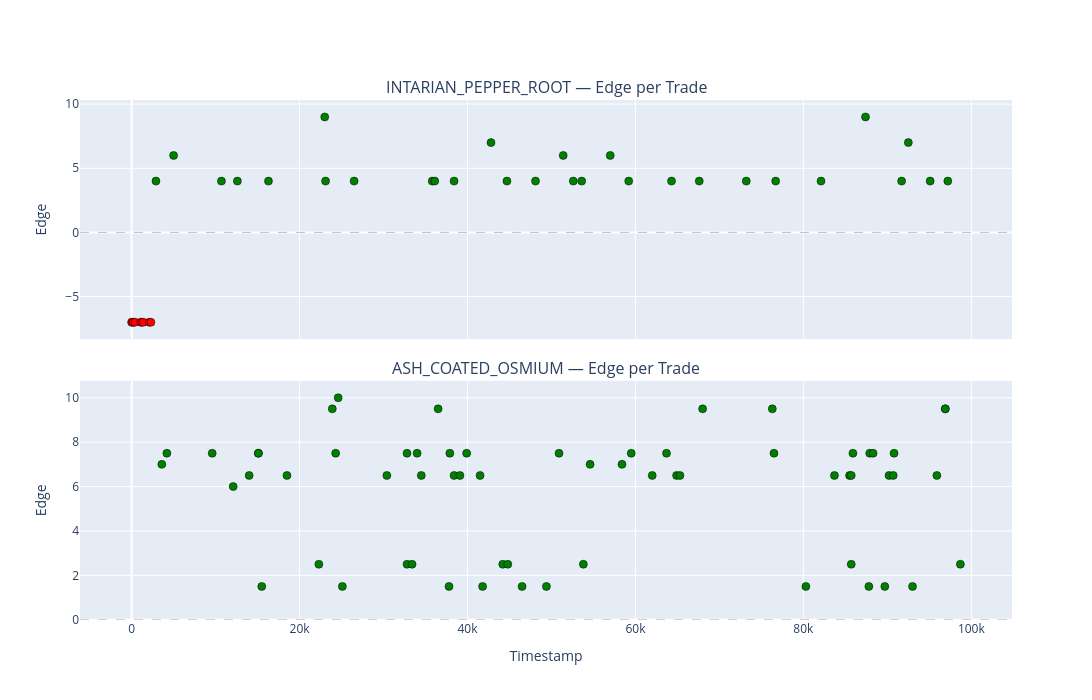

Notebook cell for this chart:
### Markdown cell above
### 5b — Edge 散点时序图

每笔成交的 edge 随时间变化，观察是否有时段 edge 恶化。

### Code cell
fig = make_subplots(rows=len(products), cols=1, shared_xaxes=True,
                    subplot_titles=[f"{p} — Edge per Trade" for p in products],
                    vertical_spacing=0.08)

for i, product in enumerate(products, 1):
    pt = my_with_wm.filter(pl.col("product") == product).sort("timestamp")
    if pt.height == 0:
        continue

    # 颜色：正 edge 绿，零 edge 灰，负 edge 红
    colors = ["green" if e > 0 else ("gray" if e == 0 else "red") for e in pt["edge"].to_list()]

    fig.add_trace(go.Scatter(
        x=pt["timestamp"].to_list(), y=pt["edge"].to_list(),
        mode="markers",
        marker=dict(color=colors, size=8, line=dict(width=0.5, color="black")),
        customdata=list(zip(pt["quantity"].to_list(), pt["trade_type"].to_list(), pt["price"].to_list())),
        hovertemplate="t=%{x}<br>edge=%{y}<br>qty=%{customdata[0]}<br>%{customdata[1]} @ %{customdata[2]}<extra></extra>",
        name=product, showlegend=False,
    ), row=i, col=1)
    fig.add_hline(y=0, line_dash="dash", line_color="gray", line_width=0.5, row=i, col=1)
    fig.update_yaxes(title_text="Edge", row=i, col=1)

fig.update_xaxes(title_text="Timestamp", row=len(products), col=1)
fig.update_layout(height=350 * len(products), width=1200)
fig.show()

### Figure 1 — Plotly figure (JSON) as saved in the notebook; plotly's stock layout.template omitted (floating-point values rounded to 4 significant figures; data arrays with more than 128 entries replaced by an {"elided": "..."} marker saying what was removed)
{"data": [{"customdata": [[9, "my_buy", 13007], [8, "my_buy", 13007], [9, "my_buy", 13007], [10, "my_buy", 13007], [11, "my_buy", 13008], [9, "my_buy", 13008], [10, "my_buy", 13008], [8, "my_buy", 13009], [6, "my_buy", 13009], [5, "my_sell", 13006], [5, "my_buy", 12999], [4, "my_sell", 13014], [3, "my_buy", 13008], [4, "my_sell", 13020], [4, "my_buy", 13014], [1, "my_buy", 13019], [5, "my_sell", 13030], [5, "my_buy", 13031], [4, "my_sell", 13040], [4, "my_buy", 13034], [5, "my_sell", 13049], [5, "my_buy", 13040], [5, "my_sell", 13052], [4, "my_buy", 13045], [4, "my_sell", 13056], [5, "my_buy", 13049], [4, "my_sell", 13063], [1, "my_sell", 13063], [3, "my_buy", 13060], [3, "my_sell", 13071], [5, "my_buy", 13069], [4, "my_sell", 13080], [1, "my_sell", 13086], [3, "my_buy", 13078], [2, "my_buy", 13087], [5, "my_sell", 13099], [5, "my_buy", 13091], [5, "my_sell", 13101]], "hovertemplate": "t=%{x}<br>edge=%{y}<br>qty=%{customdata[0]}<br>%{customdata[1]} @ %{customdata[2]}<extra></extra>", "marker": {"color": ["red", "red", "red", "red", "red", "red", "red", "red", "red", "green", "green", "green", "green", "green", "green", "green", "green", "green", "green", "green", "green", "green", "green", "green", "green", "green", "green", "green", "green", "green", "green", "green", "green", "green", "green", "green", "green", "green"], "line": {"color": "black", "width": 0.5}, "size": 8}, "mode": "markers", "name": "INTARIAN_PEPPER_ROOT", "showlegend": false, "type": "scatter", "x": [0, 100, 200, 400, 1100, 1200, 1400, 2100, 2300, 2900, 5000, 10700, 12600, 16300, 23000, 23100, 26500, 35800, 36100, 38400, 42800, 44700, 48100, 51400, 52600, 53600, 57000, 59200, 64300, 67600, 73200, 76700, 82100, 87400, 91700, 92500, 95100, 97200], "xaxis": "x", "y": [-7, -7, -7, -7, -7, -7, -7, -7, -7, 4, 6, 4, 4, 4, 9, 4, 4, 4, 4, 4, 7, 4, 4, 6, 4, 4, 6, 4, 4, 4, 4, 4, 4, 9, 4, 7, 4, 4], "yaxis": "y"}, {"customdata": {"elided": "62x3 mixed values"}, "hovertemplate": "t=%{x}<br>edge=%{y}<br>qty=%{customdata[0]}<br>%{customdata[1]} @ %{customdata[2]}<extra></extra>", "marker": {"color": ["green", "green", "green", "green", "green", "green", "green", "green", "green", "green", "green", "green", "green", "green", "green", "green", "green", "green", "green", "green", "green", "green", "green", "green", "green", "green", "green", "green", "green", "green", "green", "green", "green", "green", "green", "green", "green", "green", "green", "green", "green", "green", "green", "green", "green", "green", "green", "green", "green", "green", "green", "green", "green", "green", "green", "green", "green", "green", "green", "green", "green", "green"], "line": {"color": "black", "width": 0.5}, "size": 8}, "mode": "markers", "name": "ASH_COATED_OSMIUM", "showlegend": false, "type": "scatter", "x": [3600, 4200, 9600, 12100, 14000, 15100, 15100, 15500, 18500, 22300, 23900, 24300, 24600, 25100, 30400, 32800, 32800, 33400, 34000, 34500, 36500, 37800, 37900, 38400, 39100, 39900, 41500, 41800, 44200, 44800, 46500, 49400, 50900, 53800, 54600, 58400, 59500, 62000, 63700, 64900, 65300, 68000, 76300, 76500, 80300, 83700, 85500, 85700, 85700, 85900, 87800, 87900, 88300, 89700, 90200, 90700, 90800, 93000, 95900, 96900, 96900, 98700], "xaxis": "x2", "y": [7, 7.5, 7.5, 6, 6.5, 7.5, 7.5, 1.5, 6.5, 2.5, 9.5, 7.5, 10, 1.5, 6.5, 2.5, 7.5, 2.5, 7.5, 6.5, 9.5, 1.5, 7.5, 6.5, 6.5, 7.5, 6.5, 1.5, 2.5, 2.5, 1.5, 1.5, 7.5, 2.5, 7, 7, 7.5, 6.5, 7.5, 6.5, 6.5, 9.5, 9.5, 7.5, 1.5, 6.5, 6.5, 2.5, 6.5, 7.5, 1.5, 7.5, 7.5, 1.5, 6.5, 6.5, 7.5, 1.5, 6.5, 9.5, 9.5, 2.5], "yaxis": "y2"}], "layout": {"annotations": [{"font": {"size": 16}, "showarrow": false, "text": "INTARIAN_PEPPER_ROOT — Edge per Trade", "x": 0.5, "xanchor": "center", "xref": "paper", "y": 1, "yanchor": "bottom", "yref": "paper"}, {"font": {"size": 16}, "showarrow": false, "text": "ASH_COATED_OSMIUM — Edge per Trade", "x": 0.5, "xanchor": "center", "xref": "paper", "y": 0.46, "yanchor": "bottom", "yref": "paper"}], "height": 700, "shapes": [{"line": {"color": "gray", "dash": "dash", "width": 0.5}, "type": "line", "x0": 0, "x1": 1, "xref": "x domain", "y0": 0, "y1": 0, "yref": "y"}, {"line": {"color": "gray", "dash": "dash", "width": 0.5}, "type": "line", "x0": 0, "x1": 1, "xref": "x2 domain", "y0": 0, "y1": 0, "yref": "y2"}], "width": 1200, "xaxis": {"anchor": "y", "domain": [0, 1], "matches": "x2", "showticklabels": false}, "xaxis2": {"anchor": "y2", "domain": [0, 1], "title": {"text": "Timestamp"}}, "yaxis": {"anchor": "x", "domain": [0.54, 1], "title": {"text": "Edge"}}, "yaxis2": {"anchor": "x2", "domain": [0, 0.46], "title": {"text": "Edge"}}}}
